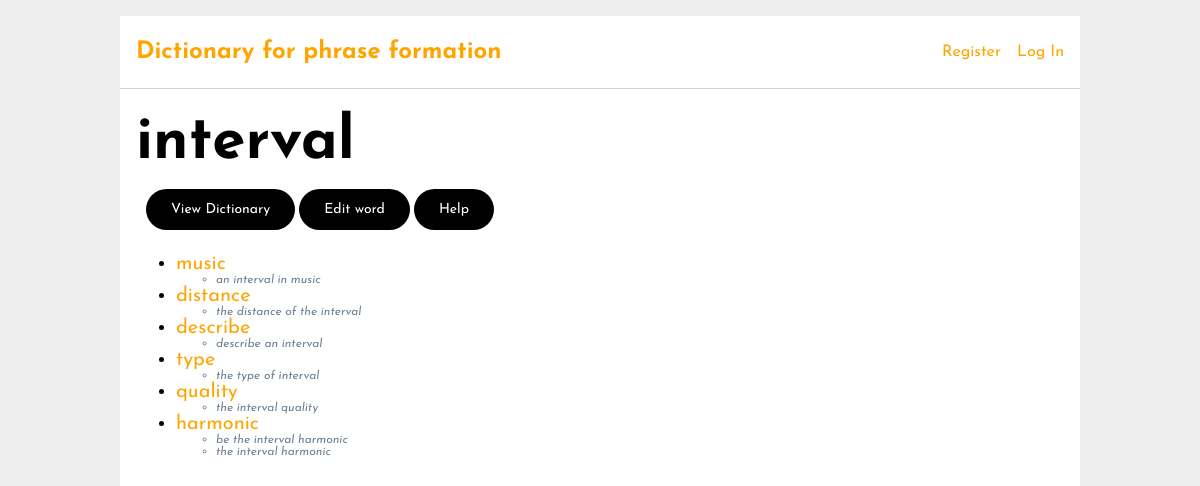
The app's page /25/ with its own data.
### tables this page shows
CREATE TABLE word (
  id INTEGER PRIMARY KEY AUTOINCREMENT,
  name TEXT UNIQUE NOT NULL,
  user_id INTEGER NOT NULL,
  FOREIGN KEY (user_id) REFERENCES user (id),
  unique (name)
);

CREATE TABLE phrase (
  id INTEGER PRIMARY KEY AUTOINCREMENT,
  name TEXT UNIQUE NOT NULL,
  user_id INTEGER NOT NULL,
  FOREIGN KEY (user_id) REFERENCES user (id),
  unique (name)
);

### dictionary/dict.py (the view)
@bp.route("/<int:word_id>/")
def view_word(word_id):
    word = get_word(word_id)
    phrases = get_phrases(word_id)
    phrasewords = get_all_phrase_words(word_id)
    '''
    phrase_words = []
    if phrases:
        for phrase in phrases:
            phrase_id = phrase["phraseId"]
            words = get_phrase_words(word_id, phrase_id)
            phrase_words.append({"phrase_id": phrase_id, "phrase_words": words})
    '''
    return render_template("dictionary/word.html", word=word, phrases=phrases, phrasewords=phrasewords)

### dictionary/auth.py (called while the page is built)
@bp.before_app_request
def load_logged_in_user():
    user_id = session.get('user_id')
    if user_id is None:
        g.user = None
    else:
        g.user = get_db().execute(
            'SELECT * FROM user WHERE id = ?', (user_id,)
        ).fetchone()

### dictionary/db.py (called while the page is built)
def get_db():
    if "db" not in g:
        g.db = sqlite3.connect(
            current_app.config["DATABASE"], detect_types=sqlite3.PARSE_DECLTYPES
        )
        g.db.row_factory = sqlite3.Row
    return g.db

### dictionary/dict.py (called while the page is built)
def get_word(word_id, check_user=True):
    word = (
        get_db()
        .execute(
            "SELECT word.id, word.name, word.user_id"
            " FROM word"
            " WHERE word.id = ?",
            (word_id,),
        ).fetchone()
    )
    if word is None:
        abort(404, "Word id {0} doesn't exist.".format(word_id))
    '''
    if check_user and word["user_id"] != g.user["id"]:
        abort(403)
    '''
    return word

def get_phrases(word_id):
    phrases = (
        get_db()
        .execute(
            "SELECT DISTINCT phrel.phraseId, phrase.name"
            " FROM phrel"
            " JOIN word ON phrel.wordId = word.id "
            " JOIN phrase ON phrel.phraseId = phrase.id"
            " WHERE phrel.wordId = ? ",
            (word_id,),
        )
        .fetchall()
    )
    if phrases is None:
        abort(404, "Phrases for word id {0} don't exist.".format(word_id))
    return phrases

def get_all_phrase_words(word_id):
    phrase_words = (
        get_db()
        .execute(
            "SELECT DISTINCT rel.phraseWordId, phrase_word.name"
            " FROM rel"
            " JOIN word main_word ON rel.mainWordId = main_word.id "
            " JOIN word phrase_word ON rel.phraseWordId = phrase_word.id"
            " WHERE rel.mainWordId = ?",
            (word_id,),
        )
        .fetchall()
    )
    if phrase_words is None:
        abort(404, "Words for phrase formation for word id {0} don't exist.".format(word_id))
    return phrase_words

### dictionary/templates/dictionary/word.html (shortened to what this page needs)
{% extends 'base.html' %}
{% block header %}
    <h1>{% block title %}{{ word['name'] }}{% endblock %}</h1>
{% endblock %}
{% block buttons %}
    <ul>
        <li><a href="{{ url_for("dict.index") }}" class="button">View Dictionary</a></li>
        <li><a href="{{ url_for('dict.edit_word', word_id=word['id']) }}" class="button">Edit word</a></li>
        <li>
            <div class="popup" onclick="myFunction()">Help
            </div>
        </li>
    </ul>
{% endblock %}
{% block content %}
    <ul class="word">
        {% for phrase_word in phrasewords %}
            <li><a href="{{ url_for('dict.view_word', word_id=phrase_word['phraseWordId']) }}" class="link">{{ phrase_word['name'] }}</a></li>
                <ul>
                    {% for phrase in phrases %}
                        {% if phrase_word["name"] in phrase["name"] %}
                            <li class="phrase">{{ phrase["name"] }}</li>
                        {% endif %}
                    {% endfor %}
                </ul>
        {% endfor %}
    </ul>
{% endblock %}

### dictionary/static/style.css (style rules this page uses)
h1, h2, h3, h4, h5, h6 { color: #000000; margin: 1rem 0; }
a { color: orange; text-decoration: none !important; }
nav ul { display: flex; list-style: none; margin: 0; padding: 0; }
nav ul li a, nav ul li span, header .action { display: block; padding: 0.5rem; }
.content > header h1 { flex: auto; margin: 1rem 0 0.25rem 0; font-size: 3em; }
.button { background-color: #000000; border: none; color: white; padding: 13px 25px; text-align: center; text-decoration: none; display: inline-block; font-size: 14px; margin: 4px 2px; cursor: pointer; border-radius: 38px; transition-duration: 0.4s; }
a.link { text-decoration: none !important; }
.phrase { color: slategray; font-style: italic; font-size: 12px; }
.popup { background-color: #000000; border: none; color: white; padding: 13px 25px; text-align: center; text-decoration: none; position: relative; display: inline-block; cursor: pointer; font-size: 14px; margin: 4px 2px; border-radius: 38px; transition-duration: 0.4s; -webkit-user-select: none; -moz-user-select: none; -ms-user-select: none; user-select: none; }

### records on screen
word: name "interval"
word: name "music"
phrase: name "an interval in music"
word: name "distance"
phrase: name "the distance of the interval"
word: name "describe"
phrase: name "describe an interval"
word: name "type"
phrase: name "the type of interval"
word: name "quality"
phrase: name "the interval quality"
word: name "harmonic"
phrase: name "be the interval harmonic"
phrase: name "the interval harmonic"
